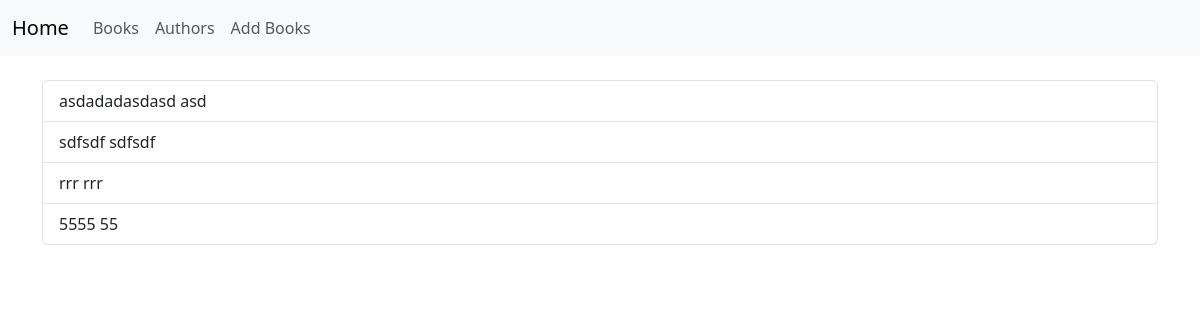
Page /authors on the earlier database version.
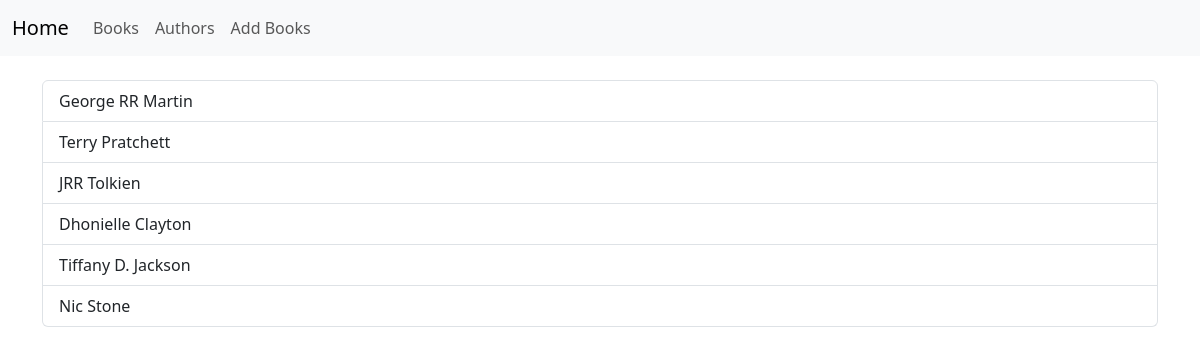
Same page on the later database version.
### app/models.py (models this page shows, shortened)
class Author(db.Model):
    id = db.Column(db.Integer, primary_key=True)
    name = db.Column(db.String(100), nullable=False)
    surname = db.Column(db.String(100), nullable=False)
    bio = db.Column(db.Text)

### app/routes.py (the view)
@app.route('/authors')
def authors():
    all_authors = Author.query.all()
    return render_template("authors.html", authors=all_authors)

### app/templates/authors.html (shortened to what this page needs)
{% extends "index.html" %}
{% block content %}
<div class="list-group">
  {% for author in authors %}
    <a href="{{ url_for('authors_details', author_id=author.id) }}" class="list-group-item list-group-item-action">{{ author.name }} {{ author.surname }}</a>
  {% endfor %}
</div>
{% endblock %}

### app/templates/index.html (shortened to what this page needs)
<!doctype html>
<html lang="en">
  <head>
    <link href="https://cdn.jsdelivr.net/npm/bootstrap@5.3.2/dist/css/bootstrap.min.css" rel="stylesheet">
  </head>
  <body>
    <nav class="navbar navbar-expand-lg bg-body-tertiary">
      <div class="container-fluid">
        <a class="navbar-brand" href="{{ url_for('homepage') }}">Home</a>
        <div class="collapse navbar-collapse" id="navbarNav">
          <ul class="navbar-nav">
            <li class="nav-item">
              <a class="nav-link" href="{{ url_for('books') }}">Books</a>
            </li>
            <li class="nav-item">
              <a class="nav-link" href="{{ url_for('authors') }}">Authors</a>
            </li>
            <li class="nav-item">
              <a class="nav-link" href="{{ url_for('add_book') }}">Add Books</a>
            </li>
          </ul>
        </div>
      </div>
    </nav>
    <div class="container mt-4">
      {% block content %}
      {% endblock %}
    </div>
  </body>
</html>

Differences in the rows shown:
removed Author: name "asdadadasdasd", surname "asd"
removed Author: name "sdfsdf", surname "sdfsdf"
removed Author: name "rrr", surname "rrr"
removed Author: name "5555", surname "55"
added Author: name "George RR", surname "Martin"
added Author: name "Terry", surname "Pratchett"
added Author: name "JRR", surname "Tolkien"
added Author: name "Dhonielle", surname "Clayton"
added Author: name "Tiffany D.", surname "Jackson"
added Author: name "Nic", surname "Stone"
